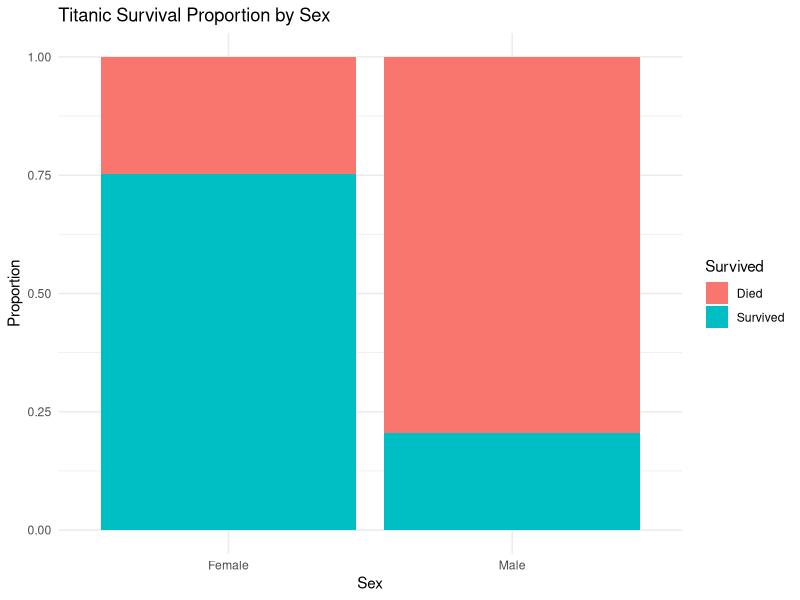

Source code (R):
setwd("C:\\Users\\galde\\OneDrive\\Documents\\TitanicPredictionPytorch")
library(ggplot2)
pass_info = read.csv("train.csv", header = TRUE)
survived = read.csv("survivaldata.csv", header = TRUE)
titanic = cbind(pass_info, survived)
head(titanic)
str(titanic)
titanic$PassengerId = NULL
titanic$Age = titanic$Age + 30
titanic$Fare = titanic$Fare + 35
titanic$Sex = ifelse(titanic$Sex == 1, "Male", "Female")
titanic$Survived = ifelse(titanic$Survived == 1, "Survived", "Died")


ggplot(titanic, aes(x = Sex, fill = factor(Survived))) +
  geom_bar(position = "fill") +
  labs(
    title = "Titanic Survival Proportion by Sex",
    x = "Sex",
    y = "Proportion",
    fill = "Survived"
  ) +
  theme_minimal()


chisq.test(table(titanic$Sex, titanic$Survived))
